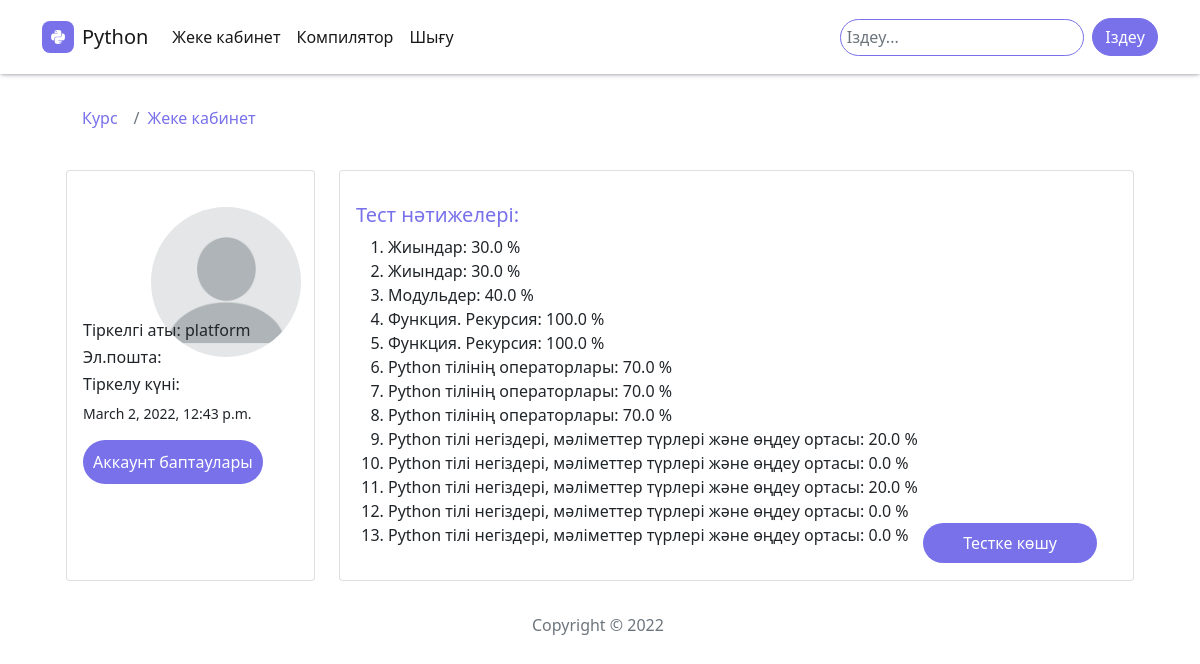
The app's page /profile/ (signed in) with its own data.
### universystem/models.py (models this page shows, shortened)
class Profile(models.Model):
    photo = models.ImageField(default='images/profile/pfp.png', upload_to='images/profile', null=True)
    user = models.OneToOneField(User, on_delete=models.CASCADE, null=True ,blank=True)
    auth_token = models.CharField(max_length=100)
    is_verified = models.BooleanField(default=False)
    created_at = models.DateTimeField(auto_now_add=True)
    class Meta:
        verbose_name = 'Профили'
        verbose_name_plural = 'Профили'

class Result(models.Model):
    quiz = models.ForeignKey(Quiz, on_delete=models.CASCADE)
    user = models.ForeignKey(User, on_delete=models.CASCADE)
    score = models.FloatField()
    class Meta:
        verbose_name = 'Результаты'
        verbose_name_plural = 'Результаты'

class Quiz(models.Model):
    name = models.CharField(max_length=120)
    topic = models.CharField(max_length=120)
    numbers_of_questions = models.IntegerField()
    time = models.IntegerField(help_text="vremya testa")
    required_score_to_pass = models.IntegerField(help_text="required score to pass")
    class Meta:
        verbose_name = 'Тесты'
        verbose_name_plural = 'Тесты'

### universystem/views.py (the view)
# urls.py: path('profile/',views.view_profile, name='profile'),
@login_required(login_url="/login/")
def view_profile(request):
    result = Result.objects.filter(user=request.user)
    context = {
        'user': request.user,
        'result': result
    }
    return render(request, 'ProfileView.html', context)

### universystem/templates/ProfileView.html (shortened to what this page needs)
{% extends 'base.html' %}
{% load static %}
{% block content %}
 {% if user.is_authenticated %}
 <div class="container">
    <ol class="breadcrumb">
        <li class="breadcrumb-item active" aria-current="page"><a href="{% url 'universystem:topics' %}" >Курс</a></li>
       <li class="breadcrumb-item"><a href="{% url 'universystem:profile' %}" >Жеке кабинет</a></li>
   </ol>
<div class="container py-4 py-xl-5" id="section-1"><div class="container">
    <div class="row gutters">
    <div class="col-xl-3 col-lg-3 col-md-12 col-sm-12 col-12">
    <div class="card h-100">
        <div class="card-body">
            <div class="account-settings">
                <div class="user-profile">
                    <div class="user-avatar">
                        <img src="{{user.profile.photo.url}}"  id="pfp" alt="profilephoto" class="rounded-circle">
                    </div>
                    <h5 class="user-name">Тіркелгі аты: {{ user.username }}</h5>
                    <h6 class="user-email">Эл.пошта: {{ user.email }}</h6>
                </div>
                <div class="about" >
                    <h5>Тіркелу күні:</h5>
                    <p>{{user.date_joined}}</p>
                </div>
                <a href="{% url 'universystem:edit_profile' %}" class="btn btn-primary" id="account">Аккаунт баптаулары</a>
            </div>
        </div>
    </div>
    </div>
    <div class="col-xl-9 col-lg-9 col-md-12 col-sm-12 col-12">
    <div class="card h-100">
        <div class="card-body">
            <div class="row gutters">
                <div class="col-xl-12 col-lg-12 col-md-12 col-sm-12 col-12">
                    <h5 class="mt-3 mb-2" style="color: #7971ea;">Тест нәтижелері:</h5>
                   <ol> {% for r in result %}
                        <li>{{r.quiz.name }}: {{r.score}} %</li>
                    {% endfor %}</ol>
                    <a class="btn btn-primary" style=" float: right; padding: 0.5rem 2.5rem; color:white; text-decoration: none; background-color: #7971ea; border-radius:50px;border: none; margin-right: 2rem; position: absolute;
                    right:    0;
                    bottom:   0; " href="{% url 'universystem:main-quiz' %}">Тестке көшу</a>
                </div>
            </div>
            <div class="row gutters">
                <div class="col-xl-12 col-lg-12 col-md-12 col-sm-12 col-12">
                </div>
            </div>
        </div>
    </div>
</div>
 {% else %}
  <p>login to view</p>
  {% endif %}
{% endblock %}

### static/assets/css/styles.css (style rules this page uses)
.breadcrumb { margin: 20px 40px; }

### universystem/templates/base.html (style rules this page uses)
body { overflow-x: hidden; }

### universystem/templates/ProfileView.html (style rules this page uses)
a:link { color: #7971ea; text-decoration: none; }
.btn.btn-primary { color: white; background-color: #7971ea; }
.user-avatar { margin-top: 1rem; border-radius: 50%; width: 200px; height: 120px; margin-left: 2rem; display: block; margin: 0 auto; }
img { border-radius: 50%; width: 100%; height: auto; width: 150px; height: 150px; border-radius: 50%; margin: 20px; object-fit: cover; object-position: center right; }
.user-avatar { width: 180px; height: 180px; }
#account { border-radius: 50px; border: none; padding: 10px; }
.breadcrumb { background-color: white; font-size: 18px; margin-top: 4rem; }
.user-name { padding-top: 30px; }
@media all and (max-width: 1400px) { .breadcrumb { background-color: white; font-size: 16px; margin-top: 2rem; margin-bottom: -0.5rem; } }
@media all and (max-width: 1400px) { .user-avatar { width: 150px; height: 150px; display: block; margin: 0 auto; } }
@media all and (max-width: 1400px) { .about h5 { font-size: 16px; } }
@media all and (max-width: 1400px) { .about p { font-size: 14px; } }
@media all and (max-width: 1200px) { .breadcrumb { background-color: white; font-size: 16px; margin-top: 2rem; margin-bottom: -0.5rem; } }
@media all and (max-width: 1200px) { .user-avatar { width: 120px; height: 120px; display: block; margin: 0 auto; } }
@media all and (max-width: 1200px) { .user-name { margin-top: -1rem; font-size: 16px; } }
@media all and (max-width: 1200px) { .about h5 { font-size: 16px; } }
@media all and (max-width: 1200px) { .about p { font-size: 14px; } }

### records on screen
Result: quiz.name "Жиындар", score "30.0"
Result: quiz.name "Жиындар", score "30.0"
Result: quiz.name "Модульдер", score "40.0"
Result: quiz.name "Функция. Рекурсия", score "100.0"
Result: quiz.name "Функция. Рекурсия", score "100.0"
Result: quiz.name "Python тілінің операторлары", score "70.0"
Result: quiz.name "Python тілінің операторлары", score "70.0"
Result: quiz.name "Python тілінің операторлары", score "70.0"
Result: quiz.name "Python тілі негіздері, мәліметтер түрлері және өңдеу ортасы", score "20.0"
Result: quiz.name "Python тілі негіздері, мәліметтер түрлері және өңдеу ортасы", score "0.0"
Result: quiz.name "Python тілі негіздері, мәліметтер түрлері және өңдеу ортасы", score "20.0"
Result: quiz.name "Python тілі негіздері, мәліметтер түрлері және өңдеу ортасы", score "0.0"
Result: quiz.name "Python тілі негіздері, мәліметтер түрлері және өңдеу ортасы", score "0.0"

### other values on screen
{{ user.username }} "platform"
{{ user.date_joined }} "March 2, 2022, 12:43 p.m."
